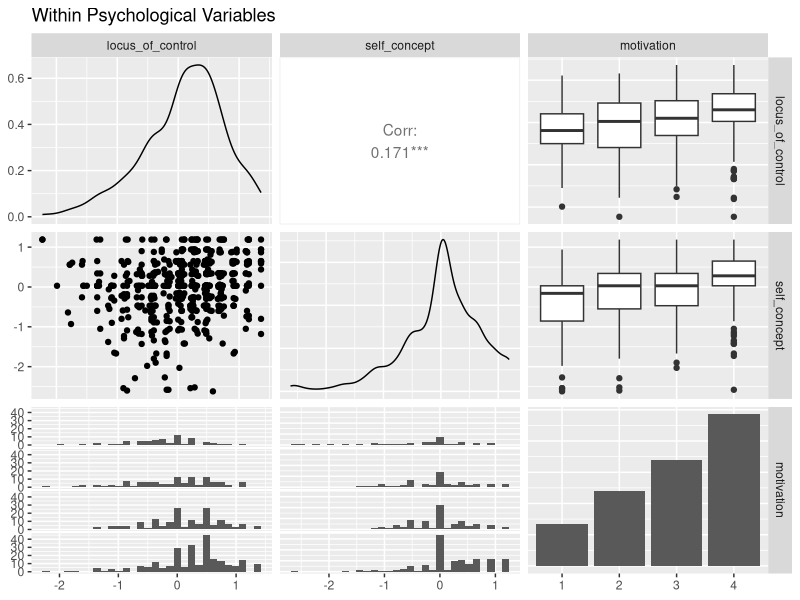
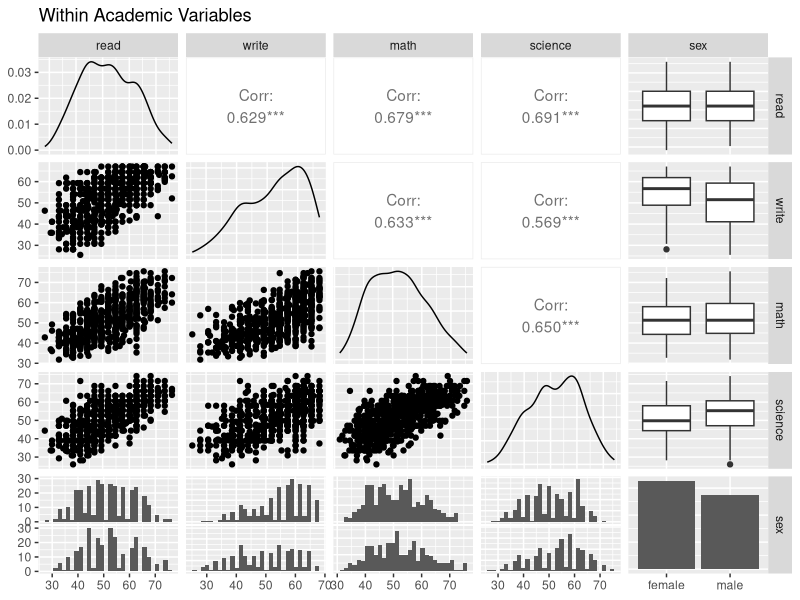
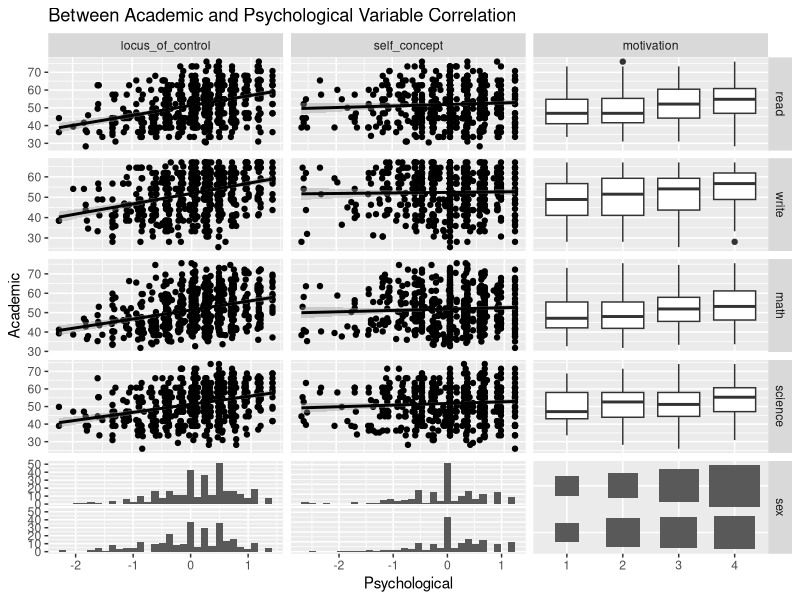
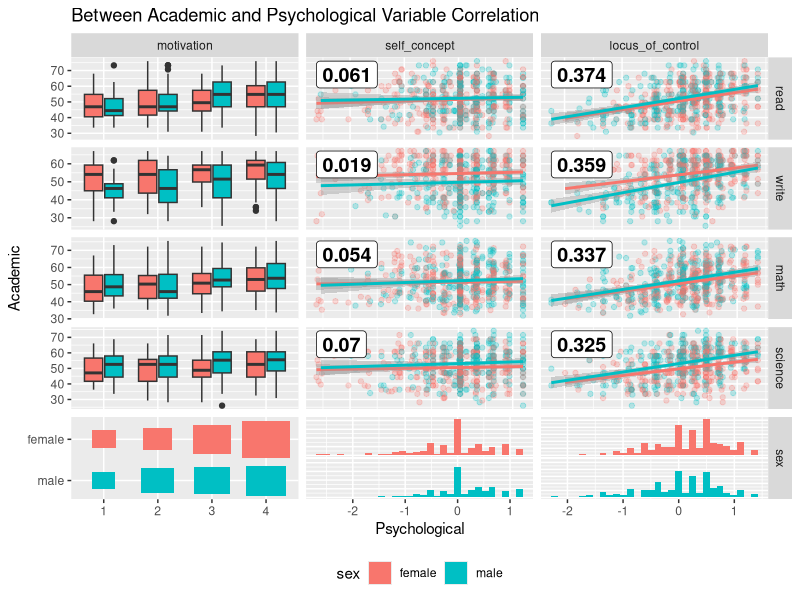
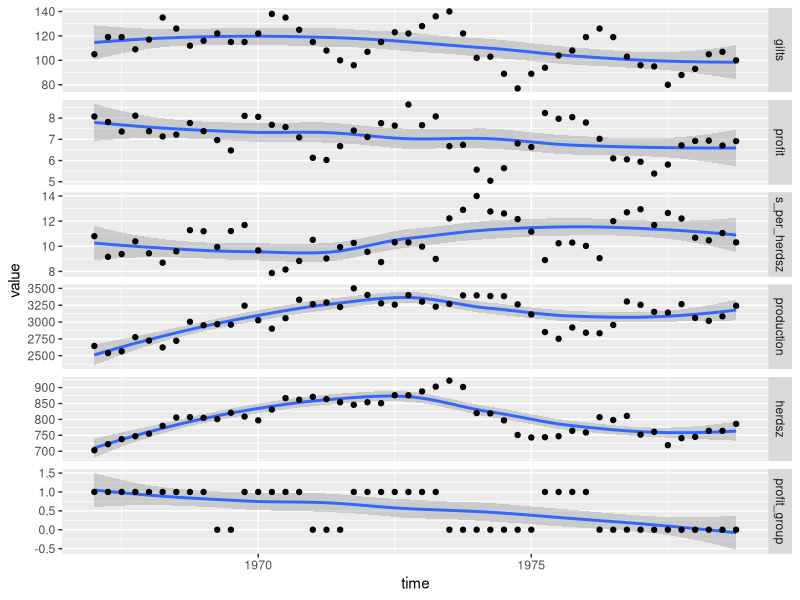
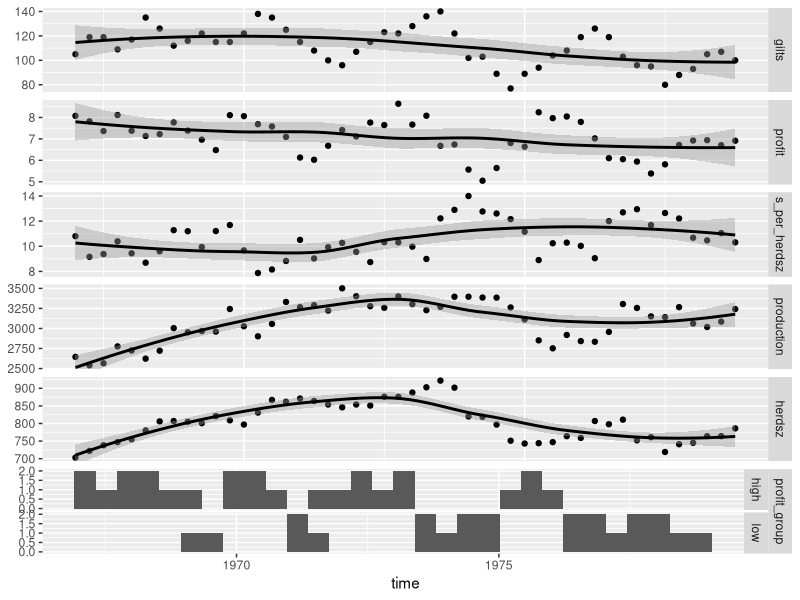
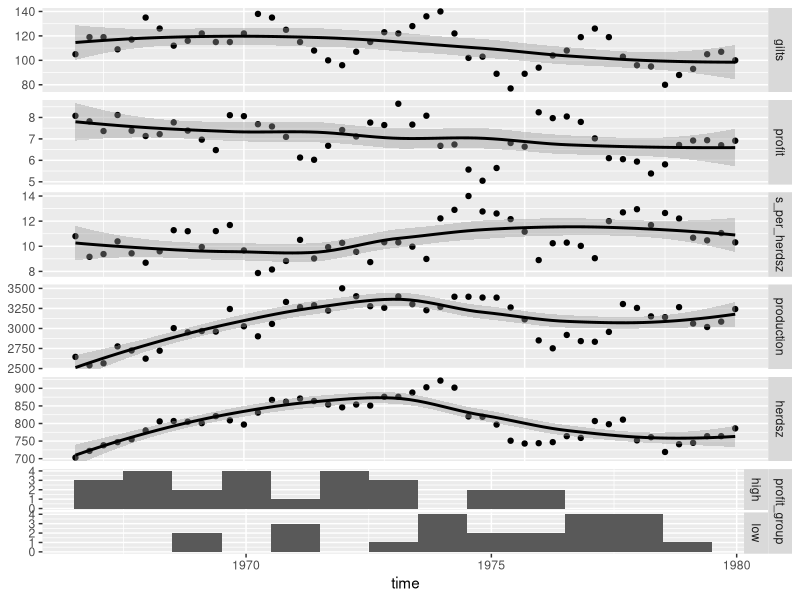
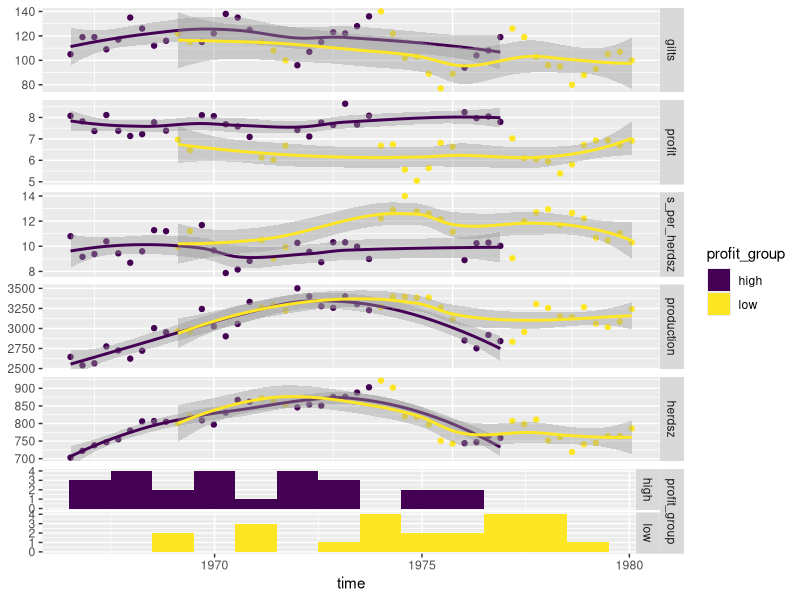

Write R code to recreate these figures, in order. (Note: this script raises an error after producing the figures.)
## ---- chunk 1
knitr::opts_chunk$set(
  collapse = TRUE,
  comment = "#>"
)
## ---- chunk 2
library(GGally)
## ---- chunk 3
data(psychademic)
str(psychademic)
(psych_variables <- attr(psychademic, "psychology"))
(academic_variables <- attr(psychademic, "academic"))

## ---- chunk 4
ggpairs(psychademic, psych_variables, title = "Within Psychological Variables")
ggpairs(psychademic, academic_variables, title = "Within Academic Variables")
## ---- chunk 5
ggduo(
  psychademic, psych_variables, academic_variables,
  types = list(continuous = "smooth_lm"),
  title = "Between Academic and Psychological Variable Correlation",
  xlab = "Psychological",
  ylab = "Academic"
)
## ---- chunk 6
lm_with_cor <- function(data, mapping, ..., method = "pearson") {
  x <- eval_data_col(data, mapping$x)
  y <- eval_data_col(data, mapping$y)
  cor <- cor(x, y, method = method)
  ggally_smooth_lm(data, mapping, ...) +
    ggplot2::geom_label(
      data = data.frame(
        x = min(x, na.rm = TRUE),
        y = max(y, na.rm = TRUE),
        lab = round(cor, digits = 3)
      ),
      mapping = ggplot2::aes(x = x, y = y, label = lab),
      hjust = 0, vjust = 1,
      size = 5, fontface = "bold",
      inherit.aes = FALSE # do not inherit anything from the ...
    )
}
ggduo(
  psychademic, rev(psych_variables), academic_variables,
  mapping = aes(color = sex),
  types = list(continuous = wrap(lm_with_cor, alpha = 0.25)),
  showStrips = FALSE,
  title = "Between Academic and Psychological Variable Correlation",
  xlab = "Psychological",
  ylab = "Academic",
  legend = c(5, 2)
) +
  theme(legend.position = "bottom")
## ---- chunk 7
library(ggplot2)

data(pigs)
pigs_dt <- pigs[-(2:3)] # remove year and quarter
pigs_dt$profit_group <- as.numeric(pigs_dt$profit > mean(pigs_dt$profit))
qplot(
  time, value,
  data = reshape::melt.data.frame(pigs_dt, "time"),
  geom = c("smooth", "point")
) +
  facet_grid(variable ~ ., scales = "free_y")
## ---- chunk 8
# make the profit group as a factor value
profit_groups <- c(
  "1" = "high",
  "0" = "low"
)
pigs_dt$profit_group <- factor(
  profit_groups[as.character(pigs_dt$profit_group)],
  levels = unname(profit_groups),
  ordered = TRUE
)
ggts(pigs_dt, "time", 2:7)
# remove the binwidth warning
pigs_types <- list(
  comboHorizontal = wrap(ggally_facethist, binwidth = 1)
)
ggts(pigs_dt, "time", 2:7, types = pigs_types)
# add color and legend
pigs_mapping <- aes(color = profit_group)
ggts(pigs_dt, pigs_mapping, "time", 2:7, types = pigs_types, legend = c(6, 1))
## ---- chunk 9
pm <- ggts(
  pigs_dt, pigs_mapping,
  1, 2:7,
  types = pigs_types,
  legend = c(6, 1),
  columnLabelsY = c(
    "number of\nfirst birth sows",
    "sell price over\nfeed cost",
    "sell count over\nheard size",
    "meat head count",
    "breading\nheard size",
    "profit\ngroup"
  ),
  showStrips = FALSE
) +
  labs(fill = "profit group") +
  theme(
    legend.position = "bottom",
    strip.background = element_rect(
      fill = "transparent", color = "grey80"
    )
  )
pm
## ---- chunk 10
swiss <- datasets::swiss

# add a 'fake' column
swiss$Residual <- seq_len(nrow(swiss))

# calculate all residuals prior to display
residuals <- lapply(swiss[2:6], function(x) {
  summary(lm(Fertility ~ x, data = swiss))$residuals
})
# calculate a consistent y range for all residuals
y_range <- range(unlist(residuals))

# custom function to display continuous data. If the y variable is "Residual", do custom work.
lm_or_resid <- function(data, mapping, ..., line_color = "red", line_size = 1) {
  if (as.character(mapping$y) != "Residual") {
    return(ggally_smooth_lm(data, mapping, ...))
  }

  # make residual data to display
  resid_data <- data.frame(
    x = data[[as.character(mapping$x)]],
    y = residuals[[as.character(mapping$x)]]
  )

  ggplot(data = data, mapping = mapping) +
    geom_hline(yintercept = 0, color = line_color, size = line_size) +
    ylim(y_range) +
    geom_point(data = resid_data, mapping = aes(x = x, y = y), ...)

}

# plot the data
ggduo(
  swiss,
  2:6, c(1, 7),
  types = list(continuous = lm_or_resid)
)

# change line to be thicker and blue and the points to be slightly transparent
ggduo(
  swiss,
  2:6, c(1, 7),
  types = list(
    continuous = wrap(lm_or_resid,
      alpha = 0.7,
      line_color = "blue",
      line_size = 3
    )
  )
)
